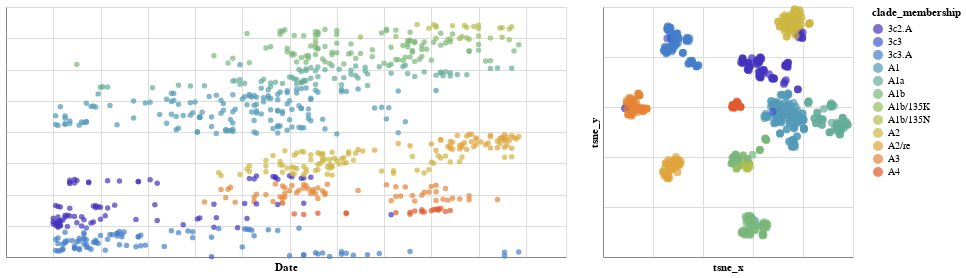

The notebook cell this image was saved under:
### Code cell
list_of_chart_concatenated = linking_tree_with_plots_brush(
    merged_tsne_df_concatenated,
    ['tsne_x','tsne_y'],
    ['tsne_x','tsne_y'],
    'clade_membership:N',
    ["strain:N", "clade_membership:N"],
    domain,
    range_
)
chart_tsne_concatenated = list_of_chart_concatenated[0]|list_of_chart_concatenated[1]
chart_tsne_concatenated

### Figure 1 — Vega-Lite specification as saved in the notebook (floating-point values rounded to 4 significant figures; data arrays with more than 128 entries replaced by an {"elided": "..."} marker saying what was removed)
{"config": {"view": {"continuousWidth": 400, "continuousHeight": 300}}, "hconcat": [{"mark": "circle", "encoding": {"color": {"condition": {"type": "nominal", "field": "clade_membership", "scale": {"domain": ["3c2.A", "3c3", "3c3.A", "A1", "A1a", "A1b", "A1b/135K", "A1b/135N", "A2", "A2/re", "A3", "A4"], "range": ["#4433BE", "#3E5ACF", "#457FCB", "#529AB6", "#64AD98", "#7BB77A", "#96BD60", "#B3BD4D", "#CDB642", "#DFA43B", "#E68434", "#E2582C", "#DB2823"]}, "selection": "selector035"}, "value": "gray"}, "tooltip": [{"type": "nominal", "field": "strain"}, {"type": "nominal", "field": "clade_membership"}], "x": {"type": "quantitative", "axis": {"labels": false, "ticks": false}, "field": "date", "scale": {"domain": [2016.0, 2018.0]}, "title": "Date"}, "y": {"type": "quantitative", "axis": {"labels": false, "ticks": false}, "field": "y", "title": ""}}, "height": 250, "selection": {"selector035": {"type": "interval", "resolve": "global"}}, "width": 560}, {"mark": {"type": "circle", "size": 60}, "encoding": {"color": {"condition": {"type": "nominal", "field": "clade_membership", "scale": {"domain": ["3c2.A", "3c3", "3c3.A", "A1", "A1a", "A1b", "A1b/135K", "A1b/135N", "A2", "A2/re", "A3", "A4"], "range": ["#4433BE", "#3E5ACF", "#457FCB", "#529AB6", "#64AD98", "#7BB77A", "#96BD60", "#B3BD4D", "#CDB642", "#DFA43B", "#E68434", "#E2582C", "#DB2823"]}, "selection": "selector035"}, "value": "gray"}, "tooltip": [{"type": "nominal", "field": "strain"}, {"type": "nominal", "field": "clade_membership"}], "x": {"type": "quantitative", "axis": {"labels": false, "ticks": false}, "field": "tsne_x", "title": "tsne_x"}, "y": {"type": "quantitative", "axis": {"labels": false, "ticks": false}, "field": "tsne_y", "title": "tsne_y"}}, "height": 250, "selection": {"selector035": {"type": "interval", "resolve": "global"}}, "width": 250}], "data": {"name": "data-1eeefa58293001abf6510cf7b0a162b7"}, "$schema": "https://vega.github.io/schema/vega-lite/v4.8.1.json", "datasets": {"data-1eeefa58293001abf6510cf7b0a162b7": {"elided": "744 records"}}}
